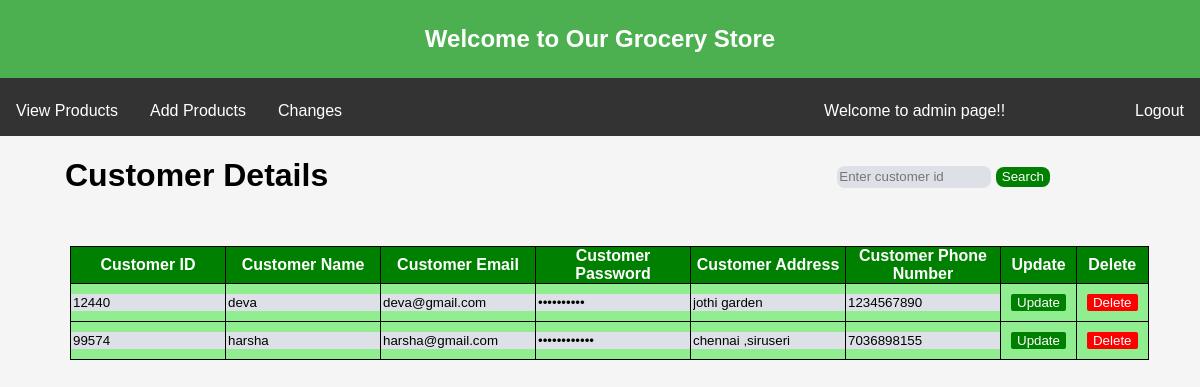
Page /customers on the committed database.
### tables this page shows
CREATE TABLE customers (
                ids INTEGER PRIMARY KEY,
                name VARCHAR(20),
                email VARCHAR(30),
                password VARCHAR(20),
                address VARCHAR(20),
                pnumber INTEGER,
                status VARCHAR(10) DEFAULT 'Active'
            );

### grocery_main.py (the view)
@app.route('/customers', methods=['GET', 'POST'])
def admin_customers():
    conn = sqlite3.connect('database.db')
    if request.method == 'POST' and 'cid' in request.form:
        customer_id = request.form['cid']
        query = 'SELECT * FROM customers WHERE ids= ?'
        cust = conn.execute(query, (customer_id,)).fetchall()
    else:
        cust = conn.execute('SELECT * FROM customers').fetchall()
    conn.close()
    return render_template('customers.html', customers=cust)

### templates/customers.html (shortened to what this page needs)
<!DOCTYPE html>
<html lang="en">
<head>
    <link rel="stylesheet" href="{{ url_for('static', filename='index.css') }}"/>
</head>
<body>
<header>
    <h2>Welcome to Our Grocery Store</h2>
</header>
<nav>
     <a href="/products" style="margin-top:10px;">View Products</a>
    <a href="/add_product" style="margin-top:10px;">Add Products</a>
    <div class="dropdown">
        <button class="dropbtn">Changes</button>
    </div>
  <a style="height: 20px;margin-left:450px;margin-top:10px;float:left;" href="">Welcome to admin page!!</a>
 <a style="margin-top:10px;float:right;" href="/">Logout</a>
</nav>
<div class="search">
    <form action="/customers" method="post">
        <input type="text" name="cid" placeholder="Enter customer id">
        <button class="button2" type="submit">Search</button>
    </form>
</div>
<h1 style="margin-left:65px;">Customer Details</h1>
<div class="grid-container" style="align-items:center;justify-content:center;">
    {%if customers%}
    <table>
        <thead>
            <th>Customer ID</th>
            <th>Customer Name</th>
            <th>Customer Email</th>
            <th>Customer Password</th>
            <th>Customer Address</th>
            <th>Customer Phone Number</th>
            <th>Update</th>
            <th>Delete</th>
        </thead>
        <tbody>
            {% for customer in customers %}
            <tr>
                <form method="POST" action="/update_customers" enctype="multipart/form-data">
                    <td><input type="number" name="id" value="{{ customer[0] }}" readonly/></td>
                    <td><input type="text" name="name" value="{{ customer[1] }}"/></td>
                    <td><input type="email" name="email" value="{{ customer[2] }}"/></td>
                    <td><input type="password" name="pass" value="{{ customer[3] }}"readonly/></td>
                    <td><input type="text" name="add" value="{{ customer[4] }}"/></td>
                    <td><input type="number" name="phone" value="{{ customer[5] }}"/></td>
                    <td><button type="submit" name="update" class="update-button">Update</button></td>
                </form>
                <td>
                    <form action="/delete_customer" method="POST">
                        <button name="delete" type="submit" class="delete-button">Delete</button>
                    </form>
                </td>
            </tr>
            {% endfor %}
        </tbody>
    </table>
    {%endif%}
</div>
</body>
</html>

### static/index.css (style rules this page uses)
body { font-family: Arial, sans-serif; margin: 0; padding: 0; background-color: #f5f5f5; }
header { background-color: #4CAF50; padding: 5px; text-align: center; color: white; }
nav { background-color: #333; overflow: hidden; }
nav a { float: left; display: block; color: white; text-align: center; padding: 14px 16px; text-decoration: none; transition: background-color 0.3s; }
.grid-container { display: grid; grid-template-columns: repeat(auto-fill, minmax(200px, 1fr)); gap: 20px; padding: 20px; }
.dropdown { margin-top: 10px; float: left; overflow: hidden; }
.dropdown .dropbtn { font-size: 16px; border: none; outline: none; color: white; padding: 14px 16px; background-color: inherit; font-family: inherit; margin: 0; }
.update-button { background-color: green; border: none; color: white; }

### templates/customers.html (style rules this page uses)
table, th, td,tr { border: 1px solid black; border-collapse: collapse; padding:10px; margin-left:40px; margin-bottom:30px; }
table { width: 90%; border-collapse: collapse; margin-top:10px; margin-left:50px; }
th { background-color:green; padding: 12px; text-align: center; color:white; border: 1px solid black; }
td { padding: 12px; text-align: center; }
tr:nth-child(odd) { background:#90EE90; }
tr:nth-child(even) { background-color: #90EE90; }
.delete-button { background-color: red; margin:10px 10px; color:white; border:none; border-radius:2px; }
.update-button { margin:10px 10px; background-color:green; color:white; border:none; border-radius:2px; }
input { width:150px; border:none; background-color:#dde1e7; }
table, th, td, tr { border: 1px solid black; border-collapse: collapse; padding:0px; margin-bottom:30px; }
.search { top:30%; float:right; margin-right:150px; margin-top:30px; }
.search input { border-radius:8px; height:20px; }
.button2 { border:none; border-radius:8px; color:white; height:20px; background-color:green; }

### rows in the picture
customers: id "12440", name "deva", email "deva@gmail.com", add "jothi garden", phone "1234567890"
customers: id "99574", name "harsha", email "harsha@gmail.com", add "chennai ,siruseri", phone "7036898155"
